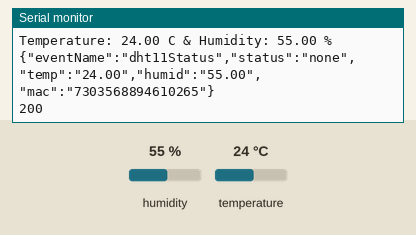
Simulated run of this program. Board: ESP32. On the bench: the last lines printed to the serial monitor. The test bench sets the inputs (shaded band); at power-on: humidity 55 %, temperature 24 °C. WiFi joins after 1.5 s; servers stay silent unless stated; uploads are accepted with an empty reply.

Above: at 4.2 s.
4.3 s: humidity set to 22 %
12.0 s: temperature set to 12 °C
At 13.53 s:
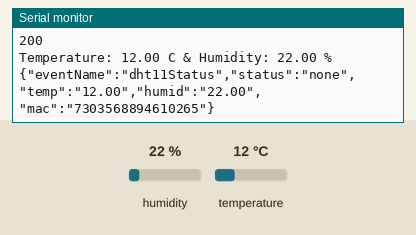
19.7 s: humidity set to 40 %
At 24.3 s:
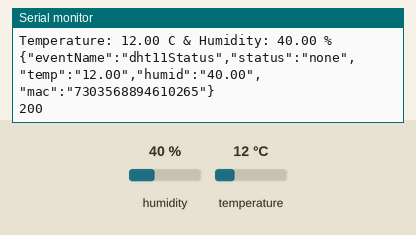

Measured:
- after the input at 12.0 s, the serial monitor: prints a new line after 1.3 s (image 1)
- after the input at 19.7 s, the serial monitor: prints a new line after 3.9 s (image 2)

The program:

main.cpp
```cpp
#include <Arduino.h>
#include <WiFi.h>
#include <ArduinoJson.h>
#include <HTTPClient.h>
#include <Wire.h>
#include <SPI.h>
#include <DHT.h>

#define DHT_PIN 23
#define DHT_TYPE DHT11

const char *ssid = "******";
const char *password = "***********";
const char *mac = "7303568894610265";
char message[1024];
float temperature = 0, humidity = 0;
String tempString, humidString;

const size_t capacity = JSON_OBJECT_SIZE(5);
DynamicJsonDocument doc(capacity);

HTTPClient http;
DHT dht(DHT_PIN, DHT_TYPE);

void connectToNetwork();
void sendMessage(String payload);
void updateDhtData();

void setup() {
  // put your setup code here, to run once:
  Serial.begin(9600);
  dht.begin();

  connectToNetwork();
  delay(1000);
}

void loop() {
  // put your main code here, to run repeatedly:
  if (WiFi.status() == WL_CONNECTED) {
    updateDhtData();

    doc["eventName"] = "dht11Status";
    doc["status"] = "none";
    doc["temp"] = tempString.c_str();
    doc["humid"] = humidString.c_str();
    doc["mac"] = mac;

    serializeJson(doc, message);

    sendMessage(String(message));
  } else {
    connectToNetwork();
  }

  delay(10000);
}

void connectToNetwork() {
  WiFi.begin(ssid, password);

  while (WiFi.status() != WL_CONNECTED) {
    delay(1000);
    Serial.println("Establishing connection to WiFi..");
  }

  Serial.println("Connected to network");
}

void sendMessage(String payload) {
  Serial.println(payload);
  http.begin("http://52.221.141.22:8080/api/pcs/Generic_brand_2003ESP32_TESThttp_test");
  http.addHeader("Content-Type", "application/json");
  int httpResponseCode = http.POST(payload);

  if (httpResponseCode > 0) {
    String response = http.getString(); // Get the response to the request

    Serial.println(httpResponseCode); // Print return code
    Serial.println(response);         // Print request answer
  } else {
    Serial.print("Error on sending POST: ");
    Serial.println(httpResponseCode);
  }

  http.end();
}

void updateDhtData() {
  temperature = dht.readTemperature();
  humidity = dht.readHumidity();

  tempString = String(temperature);
  humidString = String(humidity);

  Serial.println("Temperature: " + tempString + " C & Humidity: " +
                 humidString + " %");
}
```
